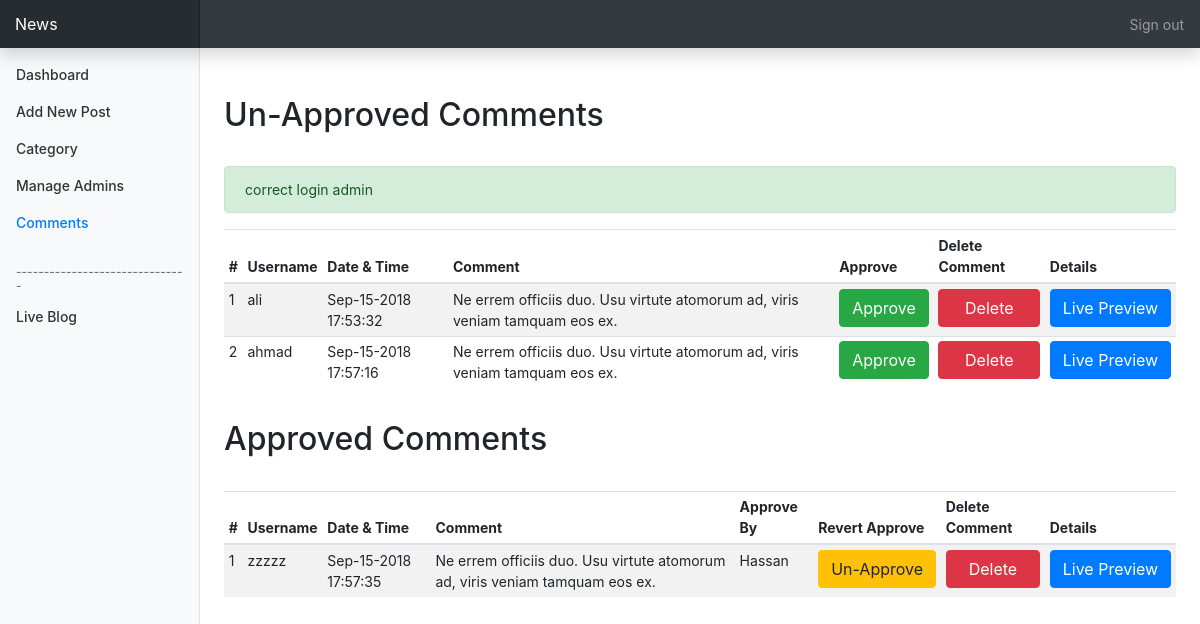
Screenshot of /Comments.php (signed in) with the database file from the repository.
### tables this page shows
CREATE TABLE `comments` (
  `id` int(10) NOT NULL,
  `datetime` varchar(50) NOT NULL,
  `name` varchar(100) NOT NULL,
  `email` varchar(100) NOT NULL,
  `comment` varchar(500) NOT NULL,
  `approvedBy` varchar(100) NOT NULL,
  `status` varchar(5) NOT NULL,
  `postID` int(10) NOT NULL
);

### db/dbOperation.php (called while the page is built, shortened)
<?php
class DBOperation
{
    private $conn;
    public function __construct()
    {
        require_once 'dbConnect.php';
        $db = new DBConnect();
        $this->conn = $db->connect();
    }
    public function selectComments($status)
    {
        $sql = 'SELECT * FROM `comments` WHERE `status` = ?;';
        $stmt = $this->conn->prepare($sql);
        $stmt->bindParam(1, $status);
        $stmt->execute();
        $result = $stmt->fetchAll();
        $rowCount = $stmt->rowCount();
        $finalResult = array($result, $rowCount);
        return $finalResult;
    }
}

### db/dbConnect.php (called while the page is built, shortened)
<?php
class DBConnect
{
    private $conn;
    public function connect()
    {
        try {
            $this->conn = new PDO(dsn, dbUsername, dbPassword);
        } catch (PDOException $exception) {
            echo 'Connection failed: ' . $exception->getMessage();
        }
        return $this->conn;
    }
}

### Comments.php (the view, shortened to what this page needs)
<?php require_once "./db/DBOperation.php" ?>
<?php require_once "./include/Session.php" ?>
<!doctype html>
<html lang="en">
<head>
    <link rel="stylesheet" href="css/bootstrap.min.css">
    <link href="css/css/starter-template.css" rel="stylesheet">
    <link href="css/css/dashboard.css" rel="stylesheet">
</head>
<body>
<nav class="navbar navbar-dark fixed-top bg-dark flex-md-nowrap p-0 shadow">
    <a class="navbar-brand col-sm-3 col-md-2 mr-0" href="Blog.php?page=1">News</a>
    <ul class="navbar-nav px-3">
        <li class="nav-item text-nowrap">
            <a class="nav-link" href="SignOut.php">Sign out</a>
        </li>
    </ul>
</nav>
<div class="container-fluid">
    <div class="row">
        <nav class="col-md-2 d-none d-md-block bg-light sidebar">
            <div class="sidebar-sticky">
                <ul class="nav flex-column">
                    <li class="nav-item">
                        <a class="nav-link" href="Dashboard.php">
                            Dashboard <span class="sr-only">(current)</span>
                        </a>
                    </li>
                    <li class="nav-item">
                        <a class="nav-link" href="AddNewPost.php">
                            Add New Post
                        </a>
                    </li>
                    <li class="nav-item">
                        <a class="nav-link" href="Categories.php">
                            Category
                        </a>
                    </li>
                    <li class="nav-item">
                        <a class="nav-link" href="Admins.php">
                            Manage Admins
                        </a>
                    </li>
                    <li class="nav-item">
                        <a class="nav-link active" href="Comments.php">
                            Comments
                        </a>
                    </li>
                </ul>
                <h6 class="sidebar-heading d-flex justify-content-between align-items-center px-3 mt-4 mb-1 text-muted">
                    <span>------------------------------- </span>
                </h6>
                <ul class="nav flex-column mb-2">
                    <li class="nav-item">
                        <a class="nav-link" href="Blog.php?page=1">
                            Live Blog
                        </a>
                    </li>
                </ul>
            </div>
        </nav>
        <main role="main" class="col-md-9 ml-sm-auto col-lg-10 px-4 pt-lg-0">
            <div class="d-flex justify-content-between flex-wrap flex-md-nowrap align-items-center pt-3 pb-2 mb-3">
                <h1 class="h2">Un-Approved Comments</h1>
            </div>
            <div>
                <?php echo successMessage();
                ?>
            </div>
            <div class="table-responsive">
                <table class="table table-striped table-sm">
                    <thead>
                    <tr>
                        <th>#</th>
                        <th>Username</th>
                        <th>Date & Time</th>
                        <th>Comment</th>
                        <th>Approve</th>
                        <th>Delete Comment</th>
                        <th>Details</th>
                    </tr>
                    </thead>
                    <tbody>
                    <?php
                    $db = new dbOperation();
                    $finalResult = $db->selectComments('off');
                    $result = $finalResult[0];
                    $rowCount = $finalResult[1];
                    for ($i = 0; $i < $rowCount; $i++) {
                        echo '<tr>';
                        echo '<td>' . ($i + 1) . '</td>';
                        echo '<td>' . $result[$i]['name'] . '</td>';
                        echo '<td>' . $result[$i]['datetime'] . '</td>';
                        echo '<td>' . $result[$i]['comment'] . '</td>';
                        echo '<td>'
                            . '<a href="./operation/ApproveComment.php?id=' . $result[$i]['id'] . '">'
                            . '<button class="btn btn-success btn-block" type="submit" name="btnApprove">Approve</button>'
                            . '</a>' . '</td>';
                        echo '<td>'
                            . '<a href="./operation/DeleteComment.php?id=' . $result[$i]['id'] . '">'
                            . '<button class="btn btn-danger btn-block" type="submit" name="btnDelete">Delete</button>'
                            . '</a>' . '</td>';
                        echo '<td>'
                            . '<a href="FullPost.php?id=' . $result[$i]['id'] . '">'
                            . '<button class="btn btn-primary" type="submit" name="btnPreview">Live Preview</button>'
                            . '</a>' . '</td>';
                        echo '</tr>';
                    }
                    ?>
                    </tbody>
                </table>
            </div>
        </main>
        <br>
        <main role="main" class="col-md-9 ml-sm-auto col-lg-10 px-4 pt-lg-0">
            <div class="d-flex justify-content-between flex-wrap flex-md-nowrap align-items-center pt-3 pb-2 mb-3">
                <h1 class="h2">Approved Comments</h1>
            </div>
            <div class="table-responsive">
                <table class="table table-striped table-sm">
                    <thead>
                    <tr>
                        <th>#</th>
                        <th>Username</th>
                        <th>Date & Time</th>
                        <th>Comment</th>
                        <th>Approve By</th>
                        <th>Revert Approve</th>
                        <th>Delete Comment</th>
                        <th>Details</th>
                    </tr>
                    </thead>
                    <tbody>
                    <?php
                    $db = new dbOperation();
                    $finalResult = $db->selectComments('on');
                    $result = $finalResult[0];
                    $rowCount = $finalResult[1];
                    for ($i = 0; $i < $rowCount; $i++) {
                        echo '<tr>';
                        echo '<td>' . ($i + 1) . '</td>';
                        echo '<td>' . $result[$i]['name'] . '</td>';
                        echo '<td>' . $result[$i]['datetime'] . '</td>';
                        echo '<td>' . $result[$i]['comment'] . '</td>';
                        echo '<td>' . $result[$i]['approvedBy'] . '</td>';
                        echo '<td>'
                            . '<a href="./operation/UnApproveComment.php?id=' . $result[$i]['id'] . '">'
                            . '<button class="btn btn-warning btn-block" type="submit" name="btnUnApprove">Un-Approve</button>'
                            . '</a>' . '</td>';
                        echo '<td>'
                            . '<a href="./operation/DeleteComment.php?id=' . $result[$i]['id'] . '">'
                            . '<button class="btn btn-danger btn-block" type="submit" name="btnDelete">Delete</button>'
                            . '</a>' . '</td>';
                        echo '<td>'
                            . '<a href="FullPost.php?id=' . $result[$i]['id'] . '">'
                            . '<button class="btn btn-primary" type="submit" name="btnPreview">Live Preview</button>'
                            . '</a>' . '</td>';
                        echo '</tr>';
                    }
                    ?>
                    </tbody>
                </table>
            </div>
        </main>
    </div>
</div>
</body>
</html>

### css/css/starter-template.css (style rules this page uses)
body { padding-top: 5rem; }

### css/css/dashboard.css (style rules this page uses)
body { font-size: .875rem; }
.sidebar { position: fixed; top: 0; bottom: 0; left: 0; z-index: 100; padding: 48px 0 0; box-shadow: inset -1px 0 0 rgba(0, 0, 0, .1); }
.sidebar-sticky { position: relative; top: 0; height: calc(100vh - 48px); padding-top: .5rem; overflow-x: hidden; overflow-y: auto; }
.sidebar .nav-link { font-weight: 500; color: #333; }
.sidebar .nav-link.active { color: #007bff; }
.sidebar-heading { font-size: .75rem; text-transform: uppercase; }
[role="main"] { padding-top: 48px; }
.navbar-brand { padding-top: .75rem; padding-bottom: .75rem; font-size: 1rem; background-color: rgba(0, 0, 0, .25); box-shadow: inset -1px 0 0 rgba(0, 0, 0, .25); }

### rows the page displays
comments: name "ali", datetime "Sep-15-2018 17:53:32", comment "Ne errem officiis duo. Usu virtute atomorum ad, viris veniam tamquam eos ex."
comments: name "ahmad", datetime "Sep-15-2018 17:57:16", comment "Ne errem officiis duo. Usu virtute atomorum ad, viris veniam tamquam eos ex."
comments: name "zzzzz", datetime "Sep-15-2018 17:57:35", comment "Ne errem officiis duo. Usu virtute atomorum ad, viris veniam tamquam eos ex.", approvedBy "Hassan"

### other values shown
successMessage() "correct login admin"
